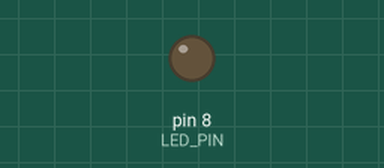
This sketch was run on a simulated Arduino Uno, built with avr-gcc and run on an emulated ATmega328P. On the bench: output pins drawn as LEDs (lit = HIGH).

Above: at 0.1 s.
At 16.05 s:
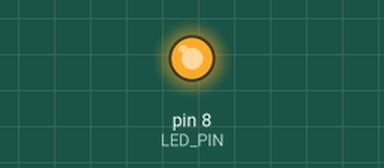
Timing chart, 0 to 40.0 s (numbered marks = the images above):
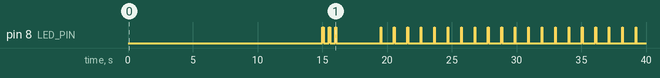

Measured:
- by itself, pin 8 (LED_PIN): LOW → HIGH at 15.0 s, → LOW 0.10 s later, → HIGH 0.40 s later, → LOW 0.10 s later, … (46 changes in this stretch)

The sketch:

FlashSweep.ino
```cpp
// LaserRange short-flash sweep. UNO-compatible board, LED on D8.
// D8 -> 220/330 ohm resistor -> LED anode; LED cathode -> GND. (Same wiring as FlashTest.)
//
// Reset or power-on: wait 15 s, then
//   1. a marker: 3 flashes of 100 ms, half a second apart
//   2. six sets of 20 flashes, each set shorter than the last: 50, 30, 20, 10, 5, 2 ms
// with a 3 s pause after the marker and after every set. Then it stays off.
// 123 flashes in all, about 2 min 40 s from reset to the last flash.
//
// Why the odd 1037 ms between flashes: the camera takes a frame every 16.67 ms,
// and 1000 ms is exactly 60 frames. Flashing once a second would hit the same
// point in the camera's frame cycle every time, so a short flash would be
// caught every time or missed every time by luck. 1037 ms moves each flash
// along the cycle, so a set of 20 samples it: by 3.67 ms per flash at exactly
// 60 fps, and by roughly 1.5 to 2 ms on the iPhone measured on 2026-11-27,
// whose frames arrive every 16.70 ms (the pattern repeated about every 9 flashes).
//
// Nothing is sent over serial on purpose: sending blinks the board's own TX
// light, which the camera could see. The counts are fixed instead.
//
// This is an LED, not the laser cartridge. It shows which flash lengths the
// camera and the app can catch from this light; it does not show that the
// cartridge will be detected.
const byte LED_PIN = 8;
const unsigned long START_DELAY_MS = 15000;

const byte MARKER_COUNT = 3;
const unsigned int MARKER_FLASH_MS = 100;
const unsigned int MARKER_PERIOD_MS = 500;

const unsigned int FLASH_LENGTHS_MS[] = {50, 30, 20, 10, 5, 2};
const byte SET_COUNT = sizeof(FLASH_LENGTHS_MS) / sizeof(FLASH_LENGTHS_MS[0]);
const byte FLASHES_PER_SET = 20;
const unsigned int PERIOD_MS = 1037;
const unsigned int SET_GAP_MS = 3000;

// Each flash starts at a planned time counted from the first marker flash, so
// small delays inside the loop do not add up over the run.
unsigned long startUs = 0;

void waitUntilMs(unsigned long sinceStartMs) {
  const unsigned long targetUs = sinceStartMs * 1000UL;
  while (micros() - startUs < targetUs) {
  }
}

void flashAt(unsigned long sinceStartMs, unsigned int lengthMs) {
  waitUntilMs(sinceStartMs);
  digitalWrite(LED_PIN, HIGH);
  waitUntilMs(sinceStartMs + lengthMs);
  digitalWrite(LED_PIN, LOW);
}

void setup() {
  digitalWrite(LED_PIN, LOW);
  pinMode(LED_PIN, OUTPUT);
  delay(START_DELAY_MS);

  startUs = micros();
  unsigned long t = 0;
  for (byte i = 0; i < MARKER_COUNT; ++i) {
    flashAt(t, MARKER_FLASH_MS);
    t += MARKER_PERIOD_MS;
  }
  t += SET_GAP_MS;

  for (byte set = 0; set < SET_COUNT; ++set) {
    for (byte i = 0; i < FLASHES_PER_SET; ++i) {
      flashAt(t, FLASH_LENGTHS_MS[set]);
      t += PERIOD_MS;
    }
    t += SET_GAP_MS;
  }
}

void loop() {
  // Deliberately stopped. Press RESET to repeat the test.
}
```
